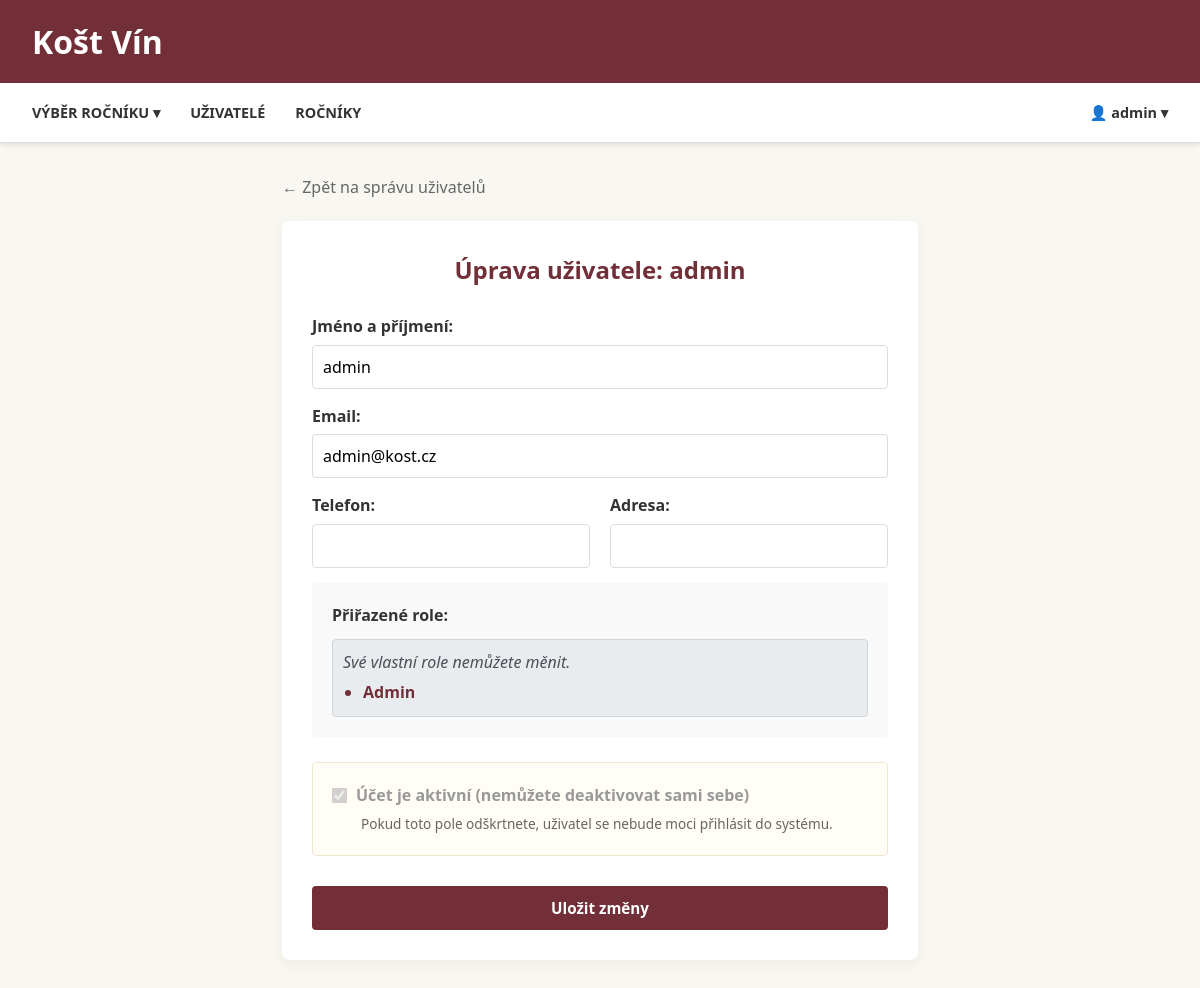
The app's page /users/upravit/1 (signed in) with its own data.
### app/models/db.py (models this page shows)
class Users(Base):
    __tablename__ = "USERS"
    id = Column(Integer, primary_key=True, index=True)
    login = Column(String(50), unique=True, nullable=False)
    password_hash = Column(String(255), nullable=False)
    jmeno = Column(String(100), nullable=False)
    is_active = Column(Boolean, default=True)
    adresa = Column(String(200))
    telefon = Column(String(20))
    email = Column(String(100), nullable=False)
    role = relationship("Role", secondary="USERROLE", backref="users")
    vina = relationship("Vino", back_populates="vinar")

class Role(Base):
    __tablename__ = "ROLE"
    id = Column(Integer, primary_key=True, index=True)
    nazev = Column(String(50), nullable=False)

### app/api/routers/users.py (the view)
@router.get("/upravit/{user_id}")
def upravit_uzivatele_page(
    user_id: int,
    request: Request,
    ctx: dict = Depends(get_template_context),
    db: Session = Depends(get_db),
    admin_check: dict = Depends(require_admin)
):
    user_to_edit = get_user_by_id(db, user_id)
    all_roles = get_all_roles(db)
    if not user_to_edit:
        raise HTTPException(status_code=404, detail="Uživatel nenalezen")
    current_role_ids = [r.id for r in user_to_edit.role]
    return ctx["request"].app.state.templates.TemplateResponse(
        "upravit_uzivatele.html",
        {
            **ctx,
            "user_to_edit": user_to_edit,
            "all_roles": all_roles,
            "current_role_ids": current_role_ids
        }
    )

### app/templates/upravit_uzivatele.html (shortened to what this page needs)
{% extends "base.html" %}
{% block content %}
<div class="container-md">
    <a href="/users/sprava" class="back-link">&larr; Zpět na správu uživatelů</a>
    <div class="card">
        <h2 class="card-header">Úprava uživatele: {{ user_to_edit.login }}</h2>
        <form method="post" action="/users/upravit/{{ user_to_edit.id }}">
            <div class="form-group">
                <label for="jmeno" class="form-label">Jméno a příjmení:</label>
                <input type="text" id="jmeno" name="jmeno" value="{{ user_to_edit.jmeno }}" class="form-control" required>
            </div>
            <div class="form-group">
                <label for="email" class="form-label">Email:</label>
                <input type="email" id="email" name="email" value="{{ user_to_edit.email }}" class="form-control" required>
            </div>
            <div class="form-grid">
                <div class="form-group">
                    <label for="telefon" class="form-label">Telefon:</label>
                    <input type="text" id="telefon" name="telefon" value="{{ user_to_edit.telefon or '' }}" class="form-control">
                </div>
                <div class="form-group">
                    <label for="adresa" class="form-label">Adresa:</label>
                    <input type="text" id="adresa" name="adresa" value="{{ user_to_edit.adresa or '' }}" class="form-control">
                </div>
            </div>
            <div style="margin-bottom: 25px; padding: 20px; background: #f9f9f9; border-radius: 4px;">
                <label class="form-label" style="margin-bottom: 10px;">Přiřazené role:</label>
                <div style="display: flex; flex-direction: column; gap: 10px;">
                    {% if user == user_to_edit.login %}
                        <div style="padding: 10px; background: #e9ecef; border: 1px solid #ced4da; border-radius: 4px; color: #495057;">
                            <em>Své vlastní role nemůžete měnit.</em>
                            <ul style="margin: 5px 0 0 20px; padding-left: 0;">
                                {% for role in user_to_edit.role %}
                                    <li style="font-weight: bold; color: var(--primary);">{{ role.nazev }}</li>
                                {% endfor %}
                            </ul>
                        </div>
                    {% endif %}
                </div>
            </div>
            <div style="margin-bottom: 25px; padding: 20px; background: #fffdf5; border: 1px solid #f0e6ce; border-radius: 4px;">
                <label style="display: flex; align-items: center; cursor: pointer; font-weight: bold; color: var(--primary);">
                    {% if user == user_to_edit.login %}
                        <input type="checkbox" disabled checked
                        style="margin-right: 10px; transform: scale(1.2); cursor: not-allowed;">
                        <span style="color: #999;">Účet je aktivní (nemůžete deaktivovat sami sebe)</span>
                    {% else %}
                        <input type="checkbox" name="is_active" value="true"
                            {% if user_to_edit.is_active %}checked{% endif %}
                            style="margin-right: 10px; transform: scale(1.2);">
                        Účet je aktivní (povoleno přihlášení)
                    {% endif %}
                </label>
                <div style="margin-left: 28px; font-size: 0.85rem; color: #666; margin-top: 5px;">
                    Pokud toto pole odškrtnete, uživatel se nebude moci přihlásit do systému.
                </div>
            </div>
            <div class="form-actions">
                <button type="submit" class="btn btn-full">Uložit změny</button>
            </div>
        </form>
    </div>
</div>
{% endblock %}

### app/static/style.css (style rules this page uses)
:root { --primary: #722F37; --secondary: #C5A059; --bg-light: #f9f7f2; --text-dark: #333; --white: #ffffff; --shadow: 0 4px 6px rgba(0,0,0,0.1); }
* { box-sizing: border-box; margin: 0; padding: 0; }
body { font-family: 'Segoe UI', Tahoma, Geneva, Verdana, sans-serif; background-color: var(--bg-light); color: var(--text-dark); line-height: 1.6; }
.btn { display: inline-block; background-color: var(--primary); color: var(--white); padding: 10px 20px; border-radius: 4px; text-decoration: none; border: none; cursor: pointer; font-weight: bold; font-size: 0.95rem; text-align: center; transition: background 0.2s; font-family: inherit; line-height: inherit; }
.btn-full { width: 100%; display: block; }
.form-group { margin-bottom: 15px; }
.form-label { font-weight: bold; display: block; margin-bottom: 5px; color: var(--text-dark); }
.form-control { width: 100%; padding: 10px; border: 1px solid #ddd; border-radius: 4px; font-family: inherit; font-size: 1rem; }
.back-link { display: inline-flex; align-items: center; color: #666; text-decoration: none; font-weight: 500; margin-bottom: 20px; transition: color 0.2s; }
.container-md { max-width: 700px; margin: 0 auto; padding: 2rem; }
.card { background: white; padding: 30px; border-radius: 8px; box-shadow: 0 4px 15px rgba(0,0,0,0.05); overflow: hidden; }
.card-header { color: var(--primary); margin-top: 0; margin-bottom: 25px; text-align: center; font-weight: bold; }
.form-grid { display: grid; grid-template-columns: 1fr 1fr; gap: 20px; }
.form-actions { margin-top: 30px; }

### records on screen
Users: login "admin", jmeno "admin", email "admin@kost.cz"
Role: nazev "Admin"

### other values on screen
{{ user }} "admin"
